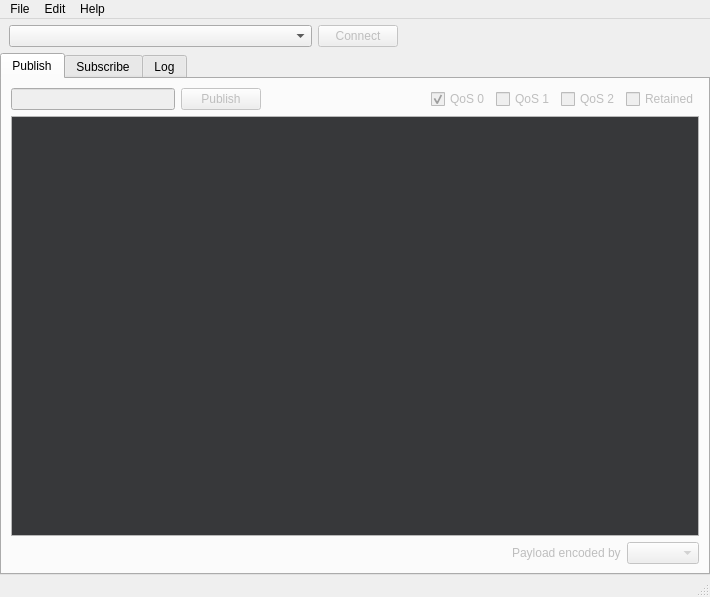
<?xml version="1.0" encoding="UTF-8"?>
<ui version="4.0">
 <class>QMqttViewer</class>
 <widget class="QMainWindow" name="QMqttViewer">
  <property name="geometry">
   <rect>
    <x>0</x>
    <y>0</y>
    <width>710</width>
    <height>597</height>
   </rect>
  </property>
  <property name="windowTitle">
   <string>QMqttViewer</string>
  </property>
  <widget class="QWidget" name="main">
   <layout class="QVBoxLayout" name="verticalLayout">
    <property name="leftMargin">
     <number>0</number>
    </property>
    <property name="topMargin">
     <number>6</number>
    </property>
    <property name="rightMargin">
     <number>0</number>
    </property>
    <property name="bottomMargin">
     <number>0</number>
    </property>
    <item>
     <widget class="QWidget" name="connectBar" native="true">
      <property name="sizePolicy">
       <sizepolicy hsizetype="Preferred" vsizetype="Fixed">
        <horstretch>0</horstretch>
        <verstretch>0</verstretch>
       </sizepolicy>
      </property>
      <layout class="QHBoxLayout" name="horizontalLayout">
       <property name="topMargin">
        <number>0</number>
       </property>
       <property name="bottomMargin">
        <number>0</number>
       </property>
       <item>
        <widget class="QComboBox" name="broker">
         <property name="sizePolicy">
          <sizepolicy hsizetype="MinimumExpanding" vsizetype="Fixed">
           <horstretch>0</horstretch>
           <verstretch>0</verstretch>
          </sizepolicy>
         </property>
        </widget>
       </item>
       <item>
        <widget class="QPushButton" name="connect">
         <property name="enabled">
          <bool>false</bool>
         </property>
         <property name="sizePolicy">
          <sizepolicy hsizetype="Fixed" vsizetype="Fixed">
           <horstretch>0</horstretch>
           <verstretch>0</verstretch>
          </sizepolicy>
         </property>
         <property name="text">
          <string>Connect</string>
         </property>
        </widget>
       </item>
       <item>
        <spacer name="horizontalSpacer_4">
         <property name="orientation">
          <enum>Qt::Horizontal</enum>
         </property>
         <property name="sizeHint" stdset="0">
          <size>
           <width>40</width>
           <height>20</height>
          </size>
         </property>
        </spacer>
       </item>
      </layout>
     </widget>
    </item>
    <item>
     <widget class="QTabWidget" name="centralWidget">
      <property name="currentIndex">
       <number>0</number>
      </property>
      <widget class="QWidget" name="publishTab">
       <property name="enabled">
        <bool>false</bool>
       </property>
       <attribute name="title">
        <string>Publish</string>
       </attribute>
       <layout class="QVBoxLayout" name="verticalLayout_2">
        <item>
         <widget class="QWidget" name="controlView" native="true">
          <property name="sizePolicy">
           <sizepolicy hsizetype="Preferred" vsizetype="Preferred">
            <horstretch>0</horstretch>
            <verstretch>0</verstretch>
           </sizepolicy>
          </property>
          <layout class="QHBoxLayout" name="horizontalLayout_2">
           <property name="leftMargin">
            <number>0</number>
           </property>
           <property name="topMargin">
            <number>0</number>
           </property>
           <property name="rightMargin">
            <number>0</number>
           </property>
           <property name="bottomMargin">
            <number>0</number>
           </property>
           <item>
            <widget class="QLineEdit" name="publishTopic"/>
           </item>
           <item>
            <widget class="QPushButton" name="publish">
             <property name="text">
              <string>Publish</string>
             </property>
            </widget>
           </item>
           <item>
            <spacer name="horizontalSpacer">
             <property name="orientation">
              <enum>Qt::Horizontal</enum>
             </property>
             <property name="sizeHint" stdset="0">
              <size>
               <width>40</width>
               <height>20</height>
              </size>
             </property>
            </spacer>
           </item>
           <item>
            <widget class="QCheckBox" name="publishQos0">
             <property name="text">
              <string>QoS 0</string>
             </property>
             <property name="checked">
              <bool>true</bool>
             </property>
            </widget>
           </item>
           <item>
            <widget class="QCheckBox" name="publishQos1">
             <property name="text">
              <string>QoS 1</string>
             </property>
            </widget>
           </item>
           <item>
            <widget class="QCheckBox" name="publishQos2">
             <property name="text">
              <string>QoS 2</string>
             </property>
            </widget>
           </item>
           <item>
            <widget class="QCheckBox" name="retained">
             <property name="text">
              <string>Retained</string>
             </property>
            </widget>
           </item>
          </layout>
         </widget>
        </item>
        <item>
         <widget class="QPlainTextEdit" name="payload">
          <property name="palette">
           <palette>
            <active>
             <colorrole role="Text">
              <brush brushstyle="SolidPattern">
               <color alpha="255">
                <red>255</red>
                <green>255</green>
                <blue>255</blue>
               </color>
              </brush>
             </colorrole>
             <colorrole role="Base">
              <brush brushstyle="SolidPattern">
               <color alpha="255">
                <red>46</red>
                <green>47</green>
                <blue>48</blue>
               </color>
              </brush>
             </colorrole>
            </active>
            <inactive>
             <colorrole role="Text">
              <brush brushstyle="SolidPattern">
               <color alpha="255">
                <red>255</red>
                <green>255</green>
                <blue>255</blue>
               </color>
              </brush>
             </colorrole>
             <colorrole role="Base">
              <brush brushstyle="SolidPattern">
               <color alpha="255">
                <red>46</red>
                <green>47</green>
                <blue>48</blue>
               </color>
              </brush>
             </colorrole>
            </inactive>
            <disabled>
             <colorrole role="Text">
              <brush brushstyle="SolidPattern">
               <color alpha="255">
                <red>120</red>
                <green>120</green>
                <blue>120</blue>
               </color>
              </brush>
             </colorrole>
             <colorrole role="Base">
              <brush brushstyle="SolidPattern">
               <color alpha="255">
                <red>55</red>
                <green>56</green>
                <blue>58</blue>
               </color>
              </brush>
             </colorrole>
            </disabled>
           </palette>
          </property>
          <property name="font">
           <font>
            <family>Consolas</family>
            <pointsize>11</pointsize>
           </font>
          </property>
          <property name="tabStopDistance">
           <double>32.000000000000000</double>
          </property>
         </widget>
        </item>
        <item>
         <layout class="QHBoxLayout" name="horizontalLayout_5">
          <item>
           <spacer name="horizontalSpacer_5">
            <property name="orientation">
             <enum>Qt::Horizontal</enum>
            </property>
            <property name="sizeHint" stdset="0">
             <size>
              <width>40</width>
              <height>20</height>
             </size>
            </property>
           </spacer>
          </item>
          <item>
           <widget class="QLabel" name="encoderLabel">
            <property name="text">
             <string>Payload encoded by</string>
            </property>
           </widget>
          </item>
          <item>
           <widget class="QComboBox" name="encoder"/>
          </item>
         </layout>
        </item>
       </layout>
      </widget>
      <widget class="QWidget" name="subscribeTab">
       <property name="enabled">
        <bool>false</bool>
       </property>
       <attribute name="title">
        <string>Subscribe</string>
       </attribute>
       <layout class="QVBoxLayout" name="verticalLayout_3">
        <item>
         <widget class="QWidget" name="controlView_2" native="true">
          <property name="sizePolicy">
           <sizepolicy hsizetype="Preferred" vsizetype="Preferred">
            <horstretch>0</horstretch>
            <verstretch>0</verstretch>
           </sizepolicy>
          </property>
          <layout class="QHBoxLayout" name="horizontalLayout_3">
           <property name="leftMargin">
            <number>0</number>
           </property>
           <property name="topMargin">
            <number>0</number>
           </property>
           <property name="rightMargin">
            <number>0</number>
           </property>
           <property name="bottomMargin">
            <number>0</number>
           </property>
           <item>
            <widget class="QLineEdit" name="subcribeTopic"/>
           </item>
           <item>
            <widget class="QPushButton" name="subscribe">
             <property name="text">
              <string>Subscribe</string>
             </property>
            </widget>
           </item>
           <item>
            <spacer name="horizontalSpacer_2">
             <property name="orientation">
              <enum>Qt::Horizontal</enum>
             </property>
             <property name="sizeHint" stdset="0">
              <size>
               <width>40</width>
               <height>20</height>
              </size>
             </property>
            </spacer>
           </item>
           <item>
            <widget class="QCheckBox" name="subscriptionQos0">
             <property name="text">
              <string>QoS 0</string>
             </property>
             <property name="checked">
              <bool>true</bool>
             </property>
            </widget>
           </item>
           <item>
            <widget class="QCheckBox" name="subscriptionQos1">
             <property name="text">
              <string>QoS 1</string>
             </property>
            </widget>
           </item>
           <item>
            <widget class="QCheckBox" name="subscriptionQos2">
             <property name="text">
              <string>QoS 2</string>
             </property>
            </widget>
           </item>
           <item>
            <widget class="QCheckBox" name="autoscroll">
             <property name="text">
              <string>Autoscroll</string>
             </property>
             <property name="checked">
              <bool>true</bool>
             </property>
            </widget>
           </item>
           <item>
            <widget class="QToolButton" name="additional">
             <property name="text">
              <string>...</string>
             </property>
            </widget>
           </item>
          </layout>
         </widget>
        </item>
        <item>
         <widget class="QSplitter" name="split">
          <property name="sizePolicy">
           <sizepolicy hsizetype="Preferred" vsizetype="Expanding">
            <horstretch>0</horstretch>
            <verstretch>0</verstretch>
           </sizepolicy>
          </property>
          <property name="orientation">
           <enum>Qt::Horizontal</enum>
          </property>
          <property name="childrenCollapsible">
           <bool>false</bool>
          </property>
          <widget class="QListView" name="subscriptions"/>
          <widget class="QWidget" name="payloadWidget" native="true">
           <layout class="QVBoxLayout" name="verticalLayout_4">
            <property name="leftMargin">
             <number>0</number>
            </property>
            <property name="topMargin">
             <number>0</number>
            </property>
            <property name="rightMargin">
             <number>0</number>
            </property>
            <property name="bottomMargin">
             <number>0</number>
            </property>
            <item>
             <widget class="QSplitter" name="messageView">
              <property name="orientation">
               <enum>Qt::Vertical</enum>
              </property>
              <property name="childrenCollapsible">
               <bool>false</bool>
              </property>
              <widget class="QListView" name="messages"/>
              <widget class="QWidget" name="widget_2" native="true">
               <layout class="QVBoxLayout" name="verticalLayout_5">
                <property name="spacing">
                 <number>0</number>
                </property>
                <property name="leftMargin">
                 <number>0</number>
                </property>
                <property name="topMargin">
                 <number>0</number>
                </property>
                <property name="rightMargin">
                 <number>0</number>
                </property>
                <property name="bottomMargin">
                 <number>0</number>
                </property>
                <item>
                 <widget class="QLabel" name="messageTopic">
                  <property name="font">
                   <font>
                    <family>Consolas</family>
                    <bold>true</bold>
                   </font>
                  </property>
                  <property name="margin">
                   <number>3</number>
                  </property>
                  <property name="textInteractionFlags">
                   <set>Qt::LinksAccessibleByMouse|Qt::TextSelectableByMouse</set>
                  </property>
                 </widget>
                </item>
                <item>
                 <widget class="QLabel" name="messageTime">
                  <property name="font">
                   <font>
                    <pointsize>7</pointsize>
                   </font>
                  </property>
                  <property name="margin">
                   <number>3</number>
                  </property>
                 </widget>
                </item>
                <item>
                 <widget class="QTextEdit" name="messageText">
                  <property name="palette">
                   <palette>
                    <active>
                     <colorrole role="Text">
                      <brush brushstyle="SolidPattern">
                       <color alpha="255">
                        <red>255</red>
                        <green>255</green>
                        <blue>255</blue>
                       </color>
                      </brush>
                     </colorrole>
                     <colorrole role="Base">
                      <brush brushstyle="SolidPattern">
                       <color alpha="255">
                        <red>46</red>
                        <green>47</green>
                        <blue>48</blue>
                       </color>
                      </brush>
                     </colorrole>
                    </active>
                    <inactive>
                     <colorrole role="Text">
                      <brush brushstyle="SolidPattern">
                       <color alpha="255">
                        <red>0</red>
                        <green>0</green>
                        <blue>0</blue>
                       </color>
                      </brush>
                     </colorrole>
                     <colorrole role="Base">
                      <brush brushstyle="SolidPattern">
                       <color alpha="255">
                        <red>46</red>
                        <green>47</green>
                        <blue>48</blue>
                       </color>
                      </brush>
                     </colorrole>
                    </inactive>
                    <disabled>
                     <colorrole role="Text">
                      <brush brushstyle="SolidPattern">
                       <color alpha="255">
                        <red>120</red>
                        <green>120</green>
                        <blue>120</blue>
                       </color>
                      </brush>
                     </colorrole>
                     <colorrole role="Base">
                      <brush brushstyle="SolidPattern">
                       <color alpha="255">
                        <red>55</red>
                        <green>56</green>
                        <blue>58</blue>
                       </color>
                      </brush>
                     </colorrole>
                    </disabled>
                   </palette>
                  </property>
                  <property name="font">
                   <font>
                    <family>Consolas</family>
                    <pointsize>12</pointsize>
                    <bold>true</bold>
                   </font>
                  </property>
                  <property name="readOnly">
                   <bool>true</bool>
                  </property>
                 </widget>
                </item>
               </layout>
              </widget>
             </widget>
            </item>
            <item>
             <widget class="QWidget" name="widget" native="true">
              <layout class="QHBoxLayout" name="horizontalLayout_4">
               <property name="leftMargin">
                <number>0</number>
               </property>
               <property name="topMargin">
                <number>0</number>
               </property>
               <property name="rightMargin">
                <number>0</number>
               </property>
               <property name="bottomMargin">
                <number>0</number>
               </property>
               <item>
                <spacer name="horizontalSpacer_3">
                 <property name="orientation">
                  <enum>Qt::Horizontal</enum>
                 </property>
                 <property name="sizeHint" stdset="0">
                  <size>
                   <width>40</width>
                   <height>20</height>
                  </size>
                 </property>
                </spacer>
               </item>
               <item>
                <widget class="QLabel" name="decodeLabel">
                 <property name="text">
                  <string>Payload decoded by</string>
                 </property>
                </widget>
               </item>
               <item>
                <widget class="QComboBox" name="decoder"/>
               </item>
              </layout>
             </widget>
            </item>
           </layout>
          </widget>
         </widget>
        </item>
       </layout>
      </widget>
      <widget class="QPlainTextEdit" name="logTab">
       <property name="palette">
        <palette>
         <active>
          <colorrole role="Text">
           <brush brushstyle="SolidPattern">
            <color alpha="255">
             <red>255</red>
             <green>255</green>
             <blue>255</blue>
            </color>
           </brush>
          </colorrole>
          <colorrole role="Base">
           <brush brushstyle="SolidPattern">
            <color alpha="255">
             <red>46</red>
             <green>47</green>
             <blue>48</blue>
            </color>
           </brush>
          </colorrole>
         </active>
         <inactive>
          <colorrole role="Text">
           <brush brushstyle="SolidPattern">
            <color alpha="255">
             <red>255</red>
             <green>255</green>
             <blue>255</blue>
            </color>
           </brush>
          </colorrole>
          <colorrole role="Base">
           <brush brushstyle="SolidPattern">
            <color alpha="255">
             <red>46</red>
             <green>47</green>
             <blue>48</blue>
            </color>
           </brush>
          </colorrole>
         </inactive>
         <disabled>
          <colorrole role="Text">
           <brush brushstyle="SolidPattern">
            <color alpha="255">
             <red>120</red>
             <green>120</green>
             <blue>120</blue>
            </color>
           </brush>
          </colorrole>
          <colorrole role="Base">
           <brush brushstyle="SolidPattern">
            <color alpha="255">
             <red>55</red>
             <green>56</green>
             <blue>58</blue>
            </color>
           </brush>
          </colorrole>
         </disabled>
        </palette>
       </property>
       <property name="font">
        <font>
         <family>Consolas</family>
         <pointsize>12</pointsize>
         <bold>true</bold>
        </font>
       </property>
       <property name="readOnly">
        <bool>true</bool>
       </property>
       <attribute name="title">
        <string>Log</string>
       </attribute>
      </widget>
     </widget>
    </item>
   </layout>
  </widget>
  <widget class="QStatusBar" name="statusBar"/>
  <widget class="QMenuBar" name="menuBar">
   <property name="geometry">
    <rect>
     <x>0</x>
     <y>0</y>
     <width>710</width>
     <height>22</height>
    </rect>
   </property>
   <widget class="QMenu" name="menuFile">
    <property name="title">
     <string>File</string>
    </property>
    <addaction name="exit"/>
   </widget>
   <widget class="QMenu" name="menuEdit">
    <property name="title">
     <string>Edit</string>
    </property>
    <addaction name="editConnections"/>
   </widget>
   <widget class="QMenu" name="menuHelp">
    <property name="title">
     <string>Help</string>
    </property>
    <addaction name="about"/>
   </widget>
   <addaction name="menuFile"/>
   <addaction name="menuEdit"/>
   <addaction name="menuHelp"/>
  </widget>
  <action name="exit">
   <property name="text">
    <string>Exit</string>
   </property>
  </action>
  <action name="editConnections">
   <property name="text">
    <string>Edit connections</string>
   </property>
  </action>
  <action name="about">
   <property name="text">
    <string>About QMqttViewer</string>
   </property>
  </action>
 </widget>
 <resources/>
 <connections/>
</ui>
